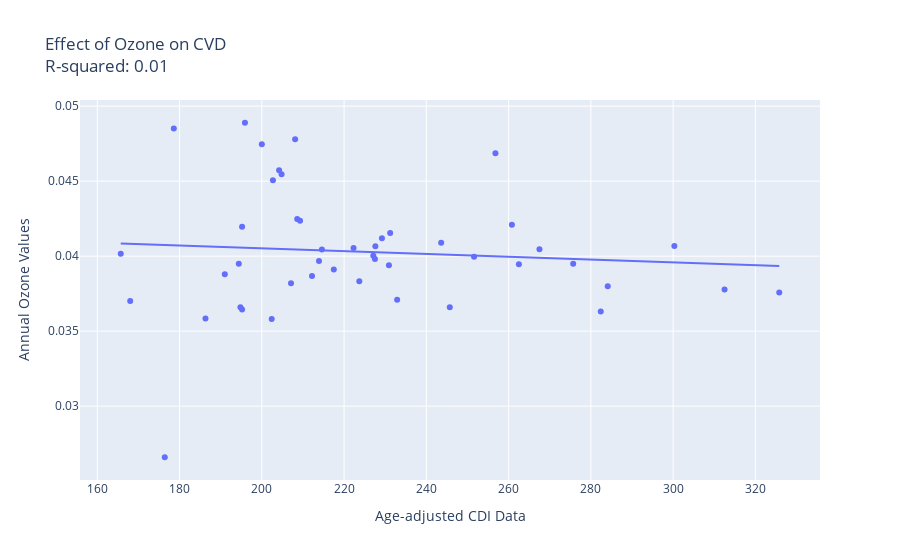

Notebook source saved alongside this figure:
### Code cell
## Ozone and CVD
plot_indiv_cdi('Ozone', "CVD", cvd_df)

### Figure 1 — Plotly figure (JSON) as saved in the notebook; plotly's stock layout.template omitted (floating-point values rounded to 4 significant figures)
{"data": [{"hovertemplate": "<b>%{hovertext}</b><br><br>Age-adjusted CDI Data=%{x}<br>Annual Ozone Values=%{y}<extra></extra>", "hovertext": ["Alabama", "Arizona", "Arkansas", "California", "Colorado", "Delaware", "Florida", "Georgia", "Hawaii", "Idaho", "Illinois", "Indiana", "Iowa", "Kansas", "Kentucky", "Louisiana", "Maine", "Maryland", "Massachusetts", "Michigan", "Minnesota", "Mississippi", "Missouri", "Montana", "Nevada", "New Hampshire", "New Jersey", "New Mexico", "New York", "North Carolina", "North Dakota", "Ohio", "Oklahoma", "Oregon", "Pennsylvania", "Rhode Island", "South Carolina", "South Dakota", "Tennessee", "Texas", "Utah", "Vermont", "Virginia", "Washington", "Wisconsin", "Wyoming"], "legendgroup": "", "marker": {"color": "#636efa", "symbol": "circle"}, "mode": "markers", "name": "", "orientation": "v", "showlegend": false, "type": "scatter", "x": [312.5, 195.9, 284.1, 202.7, 178.6, 227.1, 202.4, 245.7, 176.4, 204.8, 231.2, 243.6, 223.7, 222.3, 262.5, 282.4, 195.2, 229.2, 165.7, 267.5, 168, 325.8, 251.6, 208.6, 256.8, 191, 213.9, 200, 227.5, 217.5, 194.4, 260.8, 300.3, 194.8, 227.6, 195.2, 232.9, 209.3, 275.7, 230.9, 204.2, 212.2, 207.1, 186.3, 214.6, 208.1], "xaxis": "x", "y": [0.03777, 0.04889, 0.03799, 0.04506, 0.04851, 0.04003, 0.03581, 0.03659, 0.02659, 0.04546, 0.04154, 0.04089, 0.03834, 0.04055, 0.03946, 0.0363, 0.03644, 0.04119, 0.04017, 0.04047, 0.03702, 0.03758, 0.03997, 0.04248, 0.04687, 0.03879, 0.03968, 0.04746, 0.03981, 0.03911, 0.0395, 0.0421, 0.04069, 0.0366, 0.04066, 0.04195, 0.03709, 0.04237, 0.03949, 0.03939, 0.04572, 0.03868, 0.0382, 0.03585, 0.04045, 0.04779], "yaxis": "y"}, {"hovertemplate": "<b>OLS trendline</b><br>Ozone = -9.37813e-06 * DataValue + 0.0424035<br>R<sup>2</sup>=0.007493<br><br>Age-adjusted CDI Data=%{x}<br>Annual Ozone Values=%{y} <b>(trend)</b><extra></extra>", "legendgroup": "", "marker": {"color": "#636efa", "symbol": "circle"}, "mode": "lines", "name": "", "showlegend": false, "type": "scatter", "x": [165.7, 168, 176.4, 178.6, 186.3, 191, 194.4, 194.8, 195.2, 195.2, 195.9, 200, 202.4, 202.7, 204.2, 204.8, 207.1, 208.1, 208.6, 209.3, 212.2, 213.9, 214.6, 217.5, 222.3, 223.7, 227.1, 227.5, 227.6, 229.2, 230.9, 231.2, 232.9, 243.6, 245.7, 251.6, 256.8, 260.8, 262.5, 267.5, 275.7, 282.4, 284.1, 300.3, 312.5, 325.8], "xaxis": "x", "y": [0.04085, 0.04083, 0.04075, 0.04073, 0.04066, 0.04061, 0.04058, 0.04058, 0.04057, 0.04057, 0.04057, 0.04053, 0.04051, 0.0405, 0.04049, 0.04048, 0.04046, 0.04045, 0.04045, 0.04044, 0.04041, 0.0404, 0.04039, 0.04036, 0.04032, 0.04031, 0.04027, 0.04027, 0.04027, 0.04025, 0.04024, 0.04024, 0.04022, 0.04012, 0.0401, 0.04004, 0.04, 0.03996, 0.03994, 0.03989, 0.03982, 0.03976, 0.03974, 0.03959, 0.03947, 0.03935], "yaxis": "y"}], "layout": {"legend": {"tracegroupgap": 0}, "title": {"text": "Effect of Ozone on CVD<br>R-squared: 0.01"}, "xaxis": {"anchor": "y", "domain": [0, 1], "title": {"text": "Age-adjusted CDI Data"}}, "yaxis": {"anchor": "x", "domain": [0, 1], "title": {"text": "Annual Ozone Values"}}}}
